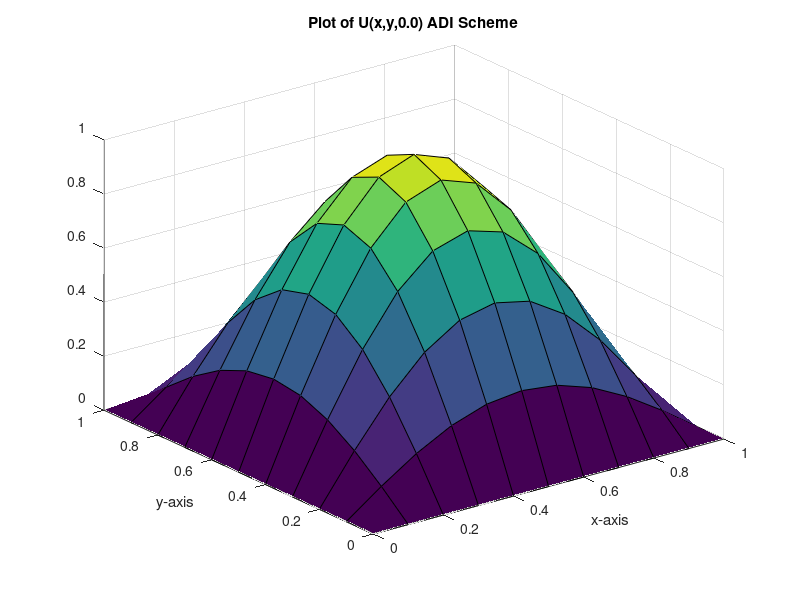
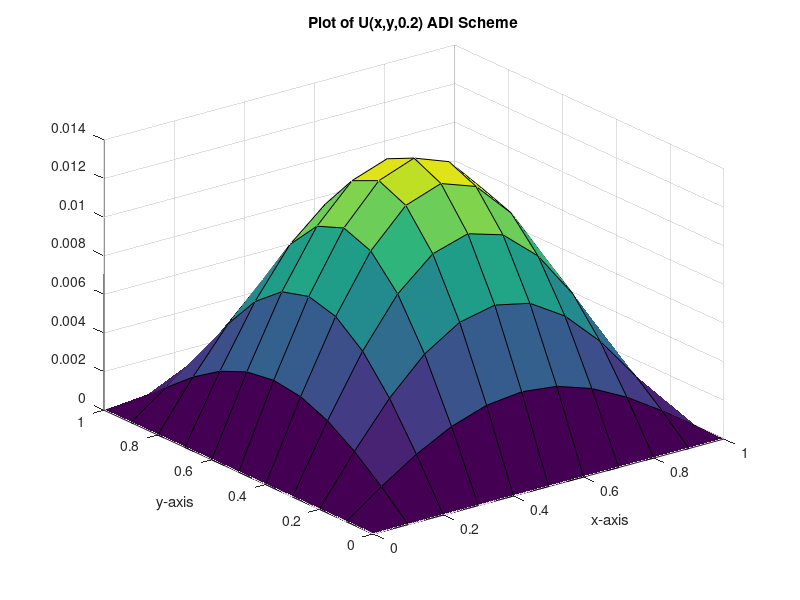
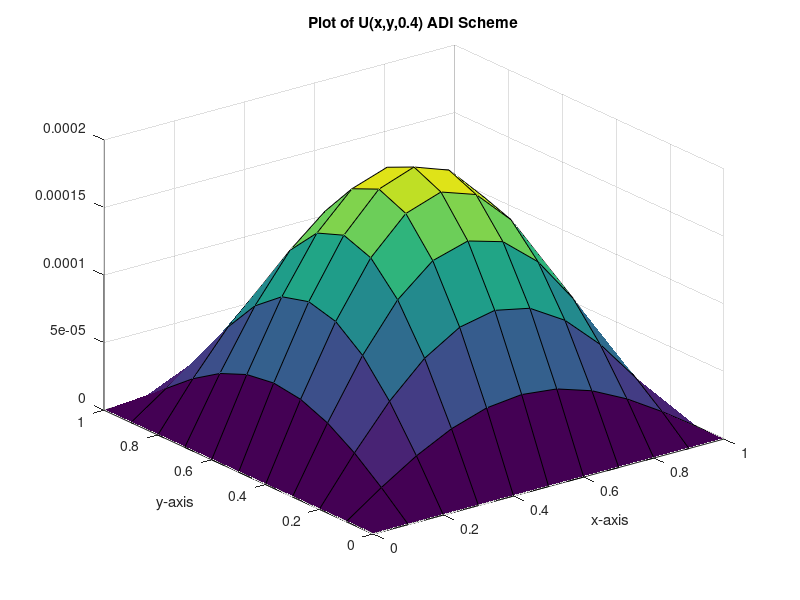
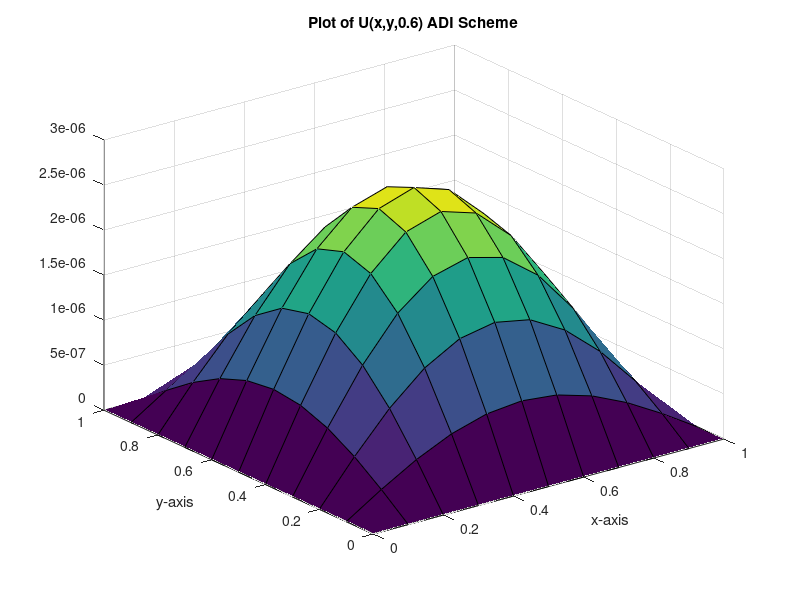

Recreate these plots in MATLAB, in order.
clc;
clear;

h = 0.1;
k = 0.1;
r = k/(h*h);
Nx = round(1/h);
Nt = round(1/k);
u = zeros(Nx+1, Nx+1, Nt+1);
mid = zeros(Nx+1, Nx+1, Nt);

for i = 1:Nx+1
    for j = 1:Nx+1
        x = (i-1)*h;
        y = (j-1)*h;
        u(i,j,1) = sin(pi*x)*sin(pi*y);
    end
end
x = 0:h:1;
y = 0:h:1;
aal = zeros(1,Nx-2);
bbl = zeros(1,Nx-1);
ccl = zeros(1,Nx-2);
aal(1:Nx-2) = -r;
bbl(1:Nx-1) = 2.+2.*r;
ccl(1:Nx-2) = -r;
MMl = diag(bbl,0) + diag(aal,-1) + diag(ccl,1);
for t = 2:Nt+1  
    for j = 2:Nx
        MMr1 = zeros(1,Nx-1);
        for i = 2:Nx
            MMr1(i-1) = r*u(i,j-1,t-1) + (2-2*r)*u(i,j,t-1) + r*u(i,j+1,t-1);
        end
        mid(2:Nx,j,t-1) = MMl\transpose(MMr1);    
    end
    for i = 2:Nx
        MMr2 = zeros(1,Nx-1);
        for j = 2:Nx
            MMr2(j-1) = r*mid(i+1,j,t-1) + (2-2*r)*mid(i,j,t-1) + r*mid(i-1,j,t-1);
        end
        u(i,2:Nx,t) = MMl\transpose(MMr2);
    end
end

for time = 0:0.2:1
    figure();
    idx = round(time/k);
    surf(x,y,u(:,:,idx+1));
    xlabel('x-axis');
    ylabel('y-axis');
    title(sprintf('Plot of U(x,y,%.1f) ADI Scheme', time));
end
